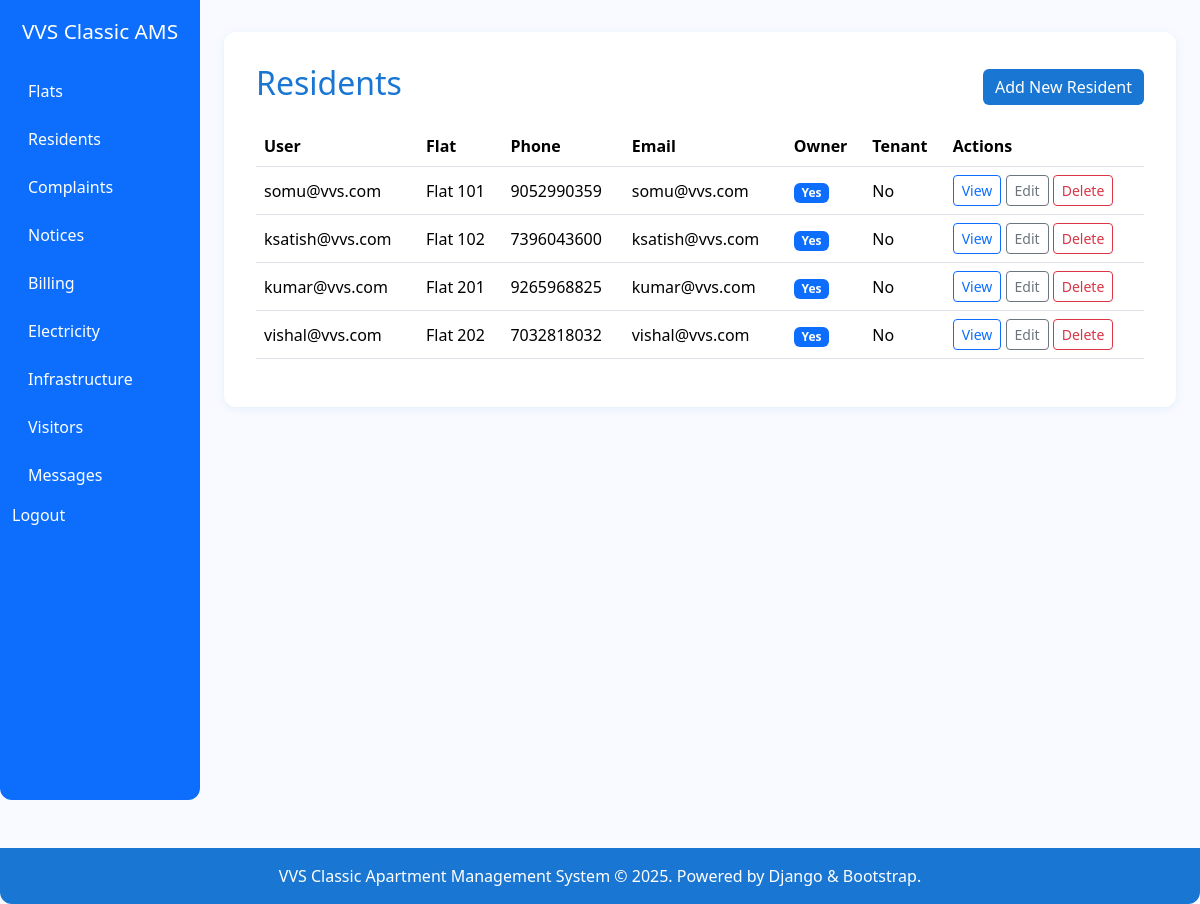
/residents/ (signed in), run on the app's committed database.
### residents/models.py (models this page shows, shortened)
class ResidentProfile(models.Model):
    user = models.OneToOneField(get_user_model(), on_delete=models.CASCADE, related_name='resident_profile')
    flat = models.ForeignKey(Flat, on_delete=models.CASCADE, related_name='residents')
    phone = models.CharField(max_length=15)
    email = models.EmailField()
    communication_pref = models.CharField(max_length=20, choices=[('email', 'Email'), ('whatsapp', 'WhatsApp')], default='email')
    is_owner = models.BooleanField(default=False)
    is_tenant = models.BooleanField(default=False)
    move_in_date = models.DateField(null=True, blank=True)
    move_out_date = models.DateField(null=True, blank=True)
    created_at = models.DateTimeField(auto_now_add=True)
    updated_at = models.DateTimeField(auto_now=True)

### accounts/models.py (models this page shows)
class User(AbstractUser):
    pass

### flats/models.py (models this page shows)
class Flat(models.Model):
    number = models.CharField(max_length=10, unique=True)
    uds_area = models.DecimalField(max_digits=8, decimal_places=2)
    ownership_type = models.CharField(max_length=20, choices=[('owner', 'Owner'), ('tenant', 'Tenant')])
    owner = models.ForeignKey(get_user_model(), on_delete=models.CASCADE, related_name='owned_flats')
    tenant = models.ForeignKey(get_user_model(), on_delete=models.SET_NULL, null=True, blank=True, related_name='rented_flats')
    is_occupied = models.BooleanField(default=True)
    occupancy_start = models.DateField(null=True, blank=True)
    occupancy_end = models.DateField(null=True, blank=True)
    created_at = models.DateTimeField(auto_now_add=True)
    updated_at = models.DateTimeField(auto_now=True)
    def __str__(self):
        return f"Flat {self.number}"

### residents/views.py (the view)
# urls.py: path('', views.resident_list, name='resident_list'),
@login_required
def resident_list(request):
    residents = ResidentProfile.objects.select_related('user', 'flat').all()
    return render(request, 'residents/resident_list.html', {'residents': residents})

### templates/residents/resident_list.html
{% extends 'base.html' %}
{% block content %}
<div class="d-flex justify-content-between align-items-center mb-3">
    <h2>Residents</h2>
    <a href="{% url 'residents:resident_create' %}" class="btn btn-primary">Add New Resident</a>
</div>
<div class="table-responsive">
    <table class="table table-hover align-middle">
        <thead>
            <tr>
                <th>User</th>
                <th>Flat</th>
                <th>Phone</th>
                <th>Email</th>
                <th>Owner</th>
                <th>Tenant</th>
                <th>Actions</th>
            </tr>
        </thead>
        <tbody>
            {% for resident in residents %}
            <tr>
                <td>{{ resident.user }}</td>
                <td>{{ resident.flat }}</td>
                <td>{{ resident.phone }}</td>
                <td>{{ resident.email }}</td>
                <td>{% if resident.is_owner %}<span class="badge bg-primary">Yes</span>{% else %}No{% endif %}</td>
                <td>{% if resident.is_tenant %}<span class="badge bg-info text-dark">Yes</span>{% else %}No{% endif %}</td>
                <td>
                    <a href="{% url 'residents:resident_detail' resident.pk %}" class="btn btn-sm btn-outline-primary">View</a>
                    <a href="{% url 'residents:resident_update' resident.pk %}" class="btn btn-sm btn-outline-secondary">Edit</a>
                    <a href="{% url 'residents:resident_delete_confirmation' resident.pk %}" class="btn btn-sm btn-outline-danger">Delete</a>
                </td>
            </tr>
            {% endfor %}
        </tbody>
    </table>
</div>
{% endblock %}

### templates/base.html (style rules this page uses)
body { background: #f8faff; color: #1a237e; font-family: 'Segoe UI', 'Roboto', Arial, sans-serif; }
h2, h1 { color: #1976d2; }
.btn-primary { background: #1976d2; border: none; }
table th { background: #e3f2fd; color: #1976d2; }
table td { vertical-align: middle; }

### data on the page
ResidentProfile: user "somu@vvs.com", flat "Flat 101", phone "9052990359", email "somu@vvs.com", is_owner "Yes", is_tenant "No"
ResidentProfile: user "ksatish@vvs.com", flat "Flat 102", phone "7396043600", email "ksatish@vvs.com", is_owner "Yes", is_tenant "No"
ResidentProfile: user "kumar@vvs.com", flat "Flat 201", phone "9265968825", email "kumar@vvs.com", is_owner "Yes", is_tenant "No"
ResidentProfile: user "vishal@vvs.com", flat "Flat 202", phone "7032818032", email "vishal@vvs.com", is_owner "Yes", is_tenant "No"

### other printed values
{{ now|default:2025 }} "2025"
